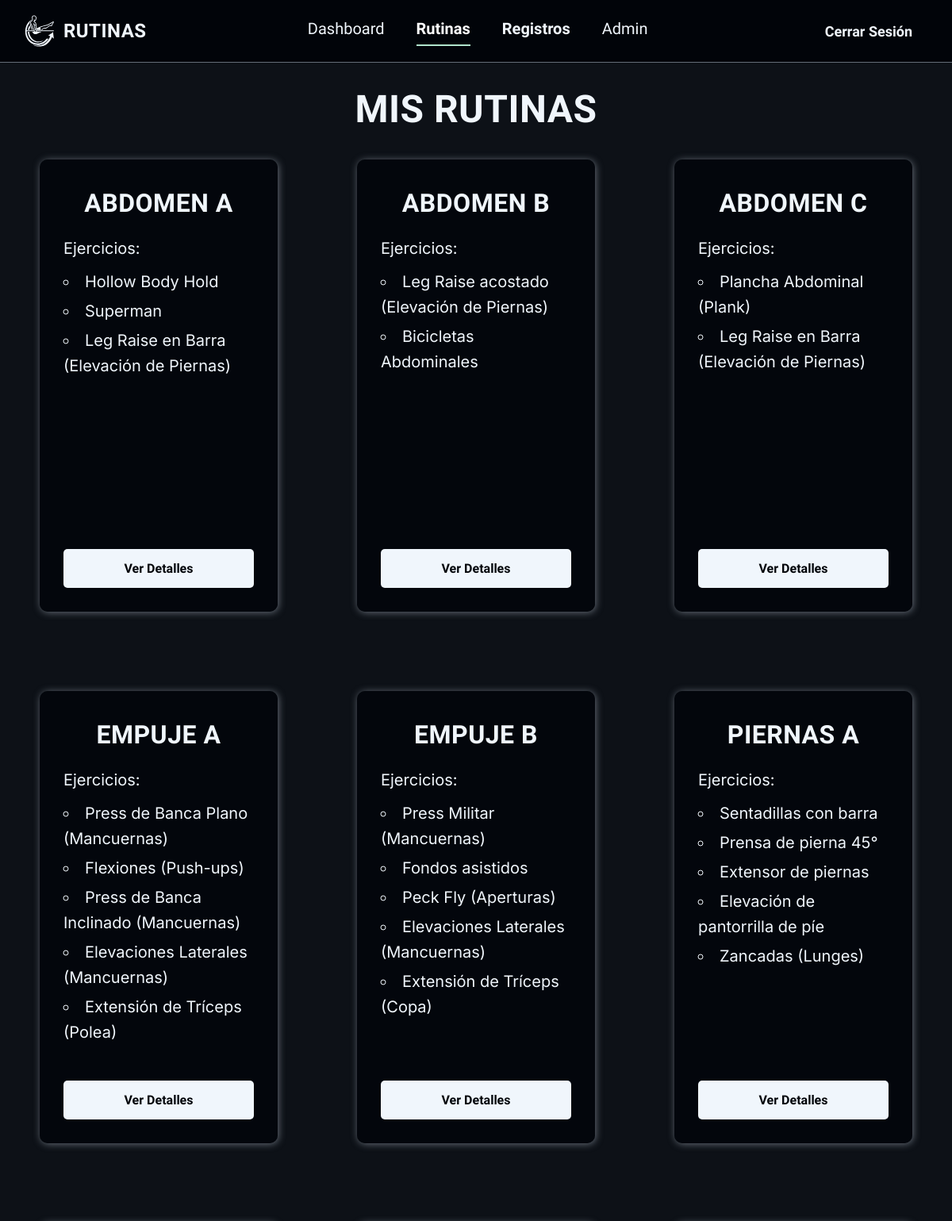
Screenshot of /workouts/routines/ (signed in, upper part) with the database file from the repository.
### workouts/models.py (models this page shows, shortened)
class Routine(models.Model):
    user = models.ForeignKey(User, on_delete=models.CASCADE)
    name = models.CharField(max_length=150)
    is_public = models.BooleanField(default=False, help_text="Si es True, otros usuarios podrán ver y clonar esta rutina.")
    created_at = models.DateTimeField(auto_now_add=True)

class RoutineItem(models.Model):
    routine = models.ForeignKey(Routine, on_delete=models.CASCADE, related_name='items')
    exercise = models.ForeignKey(Exercise, on_delete=models.CASCADE)
    recommended_sets = models.PositiveIntegerField(default=3)
    recommended_reps = models.PositiveIntegerField(default=10)
    order = models.PositiveIntegerField(default=0)
    class Meta:
        ordering = ['order']

class Exercise(models.Model):
    EXERCISE_TYPE_STRENGTH = 'STRENGTH'
    EXERCISE_TYPE_CARDIO = 'CARDIO'
    EXERCISE_TYPE_FULL_BODY = 'FULL_BODY'
    EXERCISE_TYPE_CHOICES = [
        (EXERCISE_TYPE_STRENGTH, 'Fuerza'),
        (EXERCISE_TYPE_CARDIO, 'Cardiovascular'),
        (EXERCISE_TYPE_FULL_BODY, 'Cuerpo Completo'),
    ]
    created_by = models.ForeignKey(User, on_delete=models.SET_NULL, null=True, blank=True)
    muscle_group = models.ForeignKey(MuscleGroup, on_delete=models.PROTECT) # PROTECT evita borrar un músculo si tiene ejercicios
    name = models.CharField(max_length=150, unique=True)
    description = models.TextField(blank=True, null=True, help_text="Instrucciones o notas de ejecución.")
    image = models.URLField(blank=True, null=True)
    exercise_type = models.CharField(max_length=20, choices=EXERCISE_TYPE_CHOICES, default=EXERCISE_TYPE_STRENGTH)
    tracks_weight = models.BooleanField(default=True, help_text="¿Requiere registrar peso?")
    is_active = models.BooleanField(default=True)
    created_at = models.DateTimeField(auto_now_add=True)

### workouts/views.py (the view)
# urls.py: path('routines/', views.routines_view, name='routines'),
@login_required
def routines_view(request):
    routines = routines_list(request)
    return render(request, 'workouts/routines.html', {'routines': routines})

### workouts/views.py (called while the page is built)
def _get_user_routines_queryset(user):
    return Routine.objects.filter(user=user).prefetch_related(
        'items__exercise__muscle_group'
    ).order_by(Lower('name'))

def routines_list(request):
    return list(_get_user_routines_queryset(request.user))

### templates/workouts/routines.html (shortened to what this page needs)
{% extends 'base.html' %}
{% load static %}
{% block extra_head %}
<link rel="stylesheet" href="{% static 'css/workouts/routines.css' %}">
{% endblock %}
{% block content %}
    <section class="routine-container">
        <div class="title-header">
            <h1>Mis Rutinas</h1>
        </div>
        {% if routines %}
            <ul class="routine-list">
                {% for routine in routines %}
                    <li class="routine-item">
                        <div class="title-header">
                            <h2>{{ routine.name }}</h2>
                        </div>
                        <p>Ejercicios: </p>
                        <ul class="exercise-list">
                            {% for item in routine.items.all %}
                                <li>{{ item.exercise.name }}</li>
                            {% empty %}
                                <li>No hay ejercicios asignados a esta rutina.</li>
                            {% endfor %}
                        </ul>
                        <button class="interactive-button" onclick="openModal('modal-{{ routine.id }}')">
                            Ver Detalles
                        </button>
                    </li>
                {% endfor %}
            </ul>
        {% else %}
            <p>No hay rutinas creadas aún. ¡Crea la tuya ahora!</p>
        {% endif %}
    </section>
{% endblock %}

### static/css/base.css (style rules this page uses)
:root { --bg-dark: #010409; --bg-dark-secondary: #0d1117; --bg-dark-rgb: 1, 4, 9; --bg-light: #c9d1d9; --bg-red-warning: #312525; --bg-red-warning-hover: #b62324; --bg-green: #238636; --bg-blue: #121d2f; --text-primary: #f0f6fc; --text-muted: #656c76; --text-warning: #d84a3f; --text-success: #238636; --text-link: #4493f8; --text-hover: #ffffff; --text-warning-hover: #f8debb; --accent-glow: rgba(255, 255, 255, 0.75); --accent-mint: #B0E4CC; --font-main: 'Inter', system-ui, -apple-system, sans-serif; --font-display: 'Kanit', sans-serif; --border-thin: 0.1rem solid var(--text-muted); --shadow-standard: 0 0.4rem 1.2rem rgba(176, 228, 204, 0.2); }
*, *::before, *::after { box-sizing: border-box; }
html { font-size: 62.5%; }
body { background-color: var(--bg-dark); color: var(--text-primary); font-family: var(--font-main); margin: 0; min-height: 100vh; display: flex; flex-direction: column; -webkit-font-smoothing: antialiased; }
h1, h2, h3 { font-family: var(--font-display); font-weight: 900; text-transform: uppercase; letter-spacing: 0.05rem; color: var(--text-primary); margin: 0; text-align: center; }
h1 { font-size: 4.8rem; }
h2 { font-size: 3.2rem; }
p, li, strong, span { font-size: 2rem; line-height: 1.6; margin: 0.5rem 0; }
button { font-family: var(--font-display); font-weight: 700; border: none; cursor: pointer; background: none; transition: 0.3s ease; }
.btn-base, .interactive-button, .warning-button, .success-button { width: 100%; margin-top: 1rem; padding: 1.5rem; font-size: 1.6rem; border-radius: 0.5rem; }
.interactive-button { background-color: var(--text-primary); color: var(--bg-dark); }
.title-header { display: flex; justify-content: center; }

### static/css/workouts/routines.css (style rules this page uses)
main, .routine-container { display: flex; flex-direction: column; align-items: center; width: 100%; }
.routine-list { display: grid; grid-template-columns: repeat(3, 1fr); grid-auto-rows: 1fr; gap: 10rem; width: 100%; max-width: 120rem; padding: 2rem; box-sizing: border-box; list-style: none; }
.routine-item { display: flex; flex-direction: column; height: 100%; background-color: rgba(var(--bg-dark-rgb), 0.8); padding: 3rem; border-radius: 1rem; box-sizing: border-box; box-shadow: 0.1rem 0.1rem 1rem var(--text-muted); }
.routine-item h2 { font-family: var(--font-display); color: var(--text-primary); margin-bottom: 1rem; }
.routine-item ul { flex-grow: 1; margin-bottom: 2rem; padding: 0; list-style-position: inside; }

### rows the page displays
Routine: name "ABDOMEN A"
RoutineItem: exercise.name "Hollow Body Hold"
RoutineItem: exercise.name "Superman"
RoutineItem: exercise.name "Leg Raise en Barra (Elevación de Piernas)"
Routine: name "ABDOMEN B"
RoutineItem: exercise.name "Leg Raise acostado (Elevación de Piernas)"
RoutineItem: exercise.name "Bicicletas Abdominales"
Routine: name "ABDOMEN C"
RoutineItem: exercise.name "Plancha Abdominal (Plank)"
RoutineItem: exercise.name "Leg Raise en Barra (Elevación de Piernas)"
Routine: name "EMPUJE A"
RoutineItem: exercise.name "Press de Banca Plano (Mancuernas)"
RoutineItem: exercise.name "Flexiones (Push-ups)"
RoutineItem: exercise.name "Press de Banca Inclinado (Mancuernas)"
RoutineItem: exercise.name "Elevaciones Laterales (Mancuernas)"
RoutineItem: exercise.name "Extensión de Trí­ceps (Polea)"
Routine: name "EMPUJE B"
RoutineItem: exercise.name "Press Militar (Mancuernas)"
RoutineItem: exercise.name "Fondos asistidos"
RoutineItem: exercise.name "Peck Fly (Aperturas)"
RoutineItem: exercise.name "Elevaciones Laterales (Mancuernas)"
RoutineItem: exercise.name "Extensión de Trí­ceps (Copa)"
Routine: name "PIERNAS A"
RoutineItem: exercise.name "Sentadillas con barra"
RoutineItem: exercise.name "Prensa de pierna 45°"
RoutineItem: exercise.name "Extensor de piernas"
RoutineItem: exercise.name "Elevación de pantorrilla de pí­e"
RoutineItem: exercise.name "Zancadas (Lunges)"
